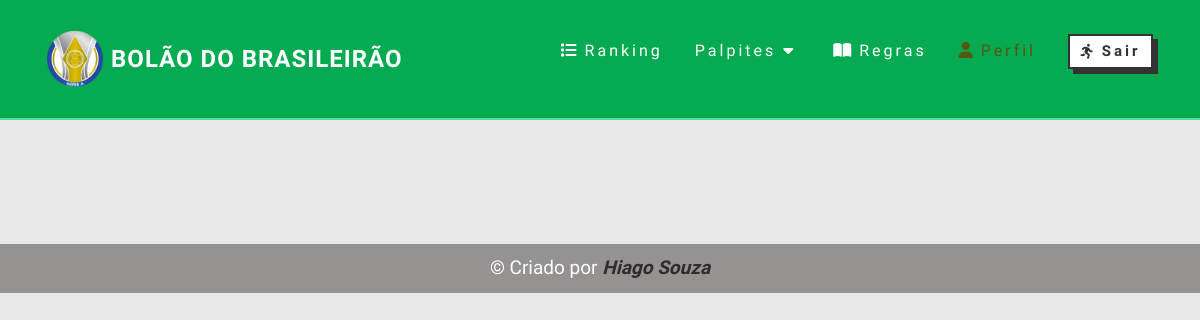
/perfil (signed in), run on an earlier commit of the app's database.
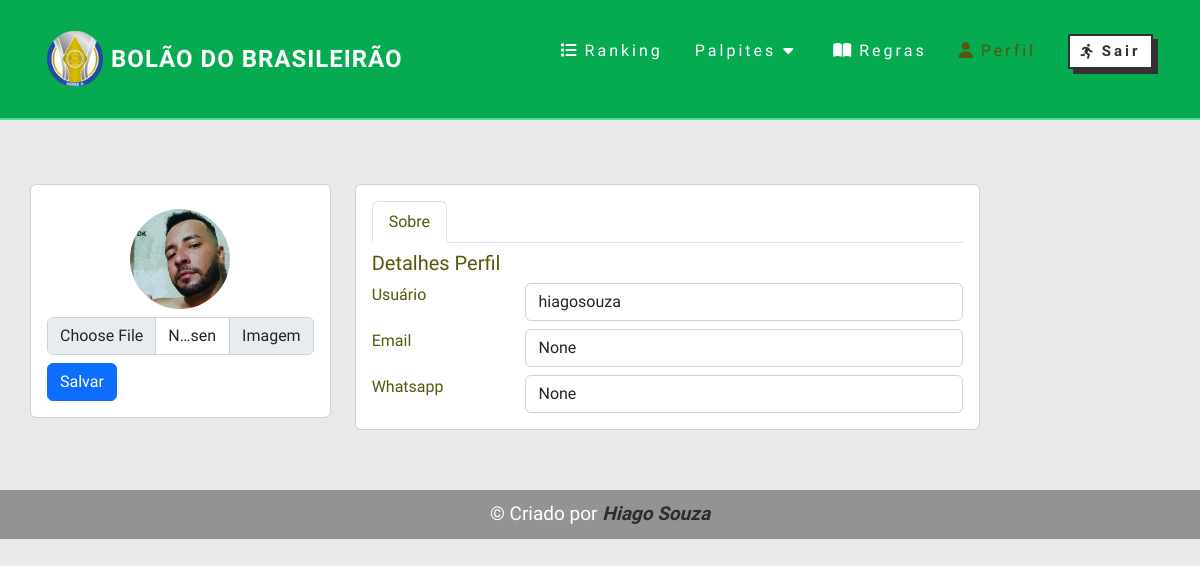
And on a later commit of the database.
### bolao/models.py (models this page shows, shortened)
class Usuario(models.Model):
    nome = models.CharField(max_length=200, null=True, blank=True)
    usuario = models.OneToOneField(User, null=True, blank=True, on_delete=models.CASCADE)
    email = models.CharField(max_length=200, null=True, blank=True, unique=True)
    whatsapp = models.CharField(max_length=200, null=True, blank=True, unique=True)
    pagamento = models.BooleanField(default=False)
    imagem = models.ImageField(upload_to='imagens', default='imagens/perfil-null.png')

### bolao/views.py (the view, shortened to what this page needs)
# urls.py: path('perfil', perfil, name='perfil'),
def perfil(request):
    user = request.user
    usuarios = Usuario.objects.filter(usuario=user)
    context = {"usuarios":usuarios}
    return render(request, 'perfil.html', context)

### bolao/templates/perfil.html (shortened to what this page needs)
{% extends 'auxiliar/base.html' %} {% load static %} {% block title %} Bolão | Perfil {% endblock%} {% block body %}
<section class="regras" style="z-index: -1;">
    <section class="section profile col-xl-10">
        <div class="row">
            <div class="col-xl-4">
                {% for usuario in usuarios %}
                <div class="card">
                    <form method="POST" action="{% url 'perfil' %}" enctype='multipart/form-data'>
                        <div class="card-body profile-card pt-4 d-flex flex-column align-items-center">
                            <img src="{{ usuario.imagem.url }}" alt="{{ usuario.nome}}" class="rounded-circle"
                                width="100" height="100" id="image-preview" />
                            <div class="input-group mt-2">
                                <input type="file" class="form-control" name="img" id="inputGroupFile02">
                                <label class="input-group-text" for="inputGroupFile02">Imagem</label>
                            </div>
                            <div class="col-12 mt-2">
                                <button class="btn btn-primary" type="submit">
                                    Salvar
                                </button>
                            </div>
                        </div>
                    </form>
                </div>
            </div>
            <div class="col-xl-8">
                <div class="card">
                    <div class="card-body pt-3">
                        <ul class="nav nav-tabs nav-tabs-bordered">
                            <li class="nav-item">
                                <button class="nav-link active" data-bs-toggle="tab" data-bs-target="#profile-overview">
                                    Sobre
                                </button>
                            </li>
                        </ul>
                        <div class="tab-content pt-2">
                            <div class="tab-pane fade show active profile-overview" id="profile-overview">
                                <h5 class="card-title">Detalhes Perfil</h5>
                                <div class="row mt-2">
                                    <div class="col-lg-3 col-md-4 label">Usuário</div>
                                    <div class="col-lg-9 col-md-8">
                                        <div class="form-control" type="text" name="usuario" id="nome"
                                            style="cursor: not-allowed;">{{ usuario.usuario }}</div>
                                    </div>
                                </div>
                                <div class="row mt-2">
                                    <div class="col-lg-3 col-md-4 label">Email</div>
                                    <div class="col-lg-9 col-md-8">
                                        <div class="form-control" type="text" name="email" id="email"
                                            style="cursor: not-allowed;">{{ usuario.email}}</div>
                                    </div>
                                </div>
                                <div class="row mt-2">
                                    <div class="col-lg-3 col-md-4 label">Whatsapp</div>
                                    <div class="col-lg-9 col-md-8">
                                        <div class="form-control" type="text" name="whatsapp" id="whatsapp"
                                            style="cursor: not-allowed;">{{ usuario.whatsapp}}
                                        </div>
                                    </div>
                                </div>
                            </div>
                            {% endfor %}
                        </div>
                    </div>
                </div>
            </div>
        </div>
    </section>
</section>
{% endblock %}

What changed in the data, as far as the page shows it:
added Usuario: imagem (picture), usuario "hiagosouza", email "None", whatsapp "None"
